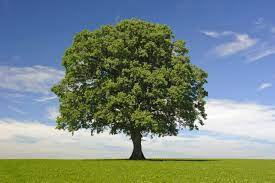
#> input picture mini_project/Edge_detection/img/rr.jpg, 275 x 183 px, found by its file name
$ python prewitt-edge.py
#> lines starting #> are read from the running program, lines starting #| are printed output that depends on the picture
import numpy as np
from PIL import Image
import matplotlib.pyplot as plt

# Open the image
img = np.array(Image.open('/home/mohamed/0x01-Image_processing/mini_project/Edge_detection/img/rr.jpg')).astype(np.uint8)
#> img is the input picture: shape (183, 275, 3); mean R, G, B 120.5, 136.9, 131.3

# Apply gray scale
gray_img = np.round(0.299 * img[:, :, 0] +
                    0.587 * img[:, :, 1] +
                    0.114 * img[:, :, 2]).astype(np.uint8)
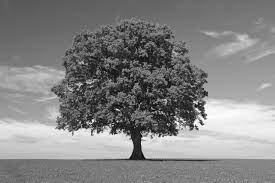
#> gray_img: shape (183, 275); min 0, max 255, mean 131.3

# Prewitt Operator
h, w = gray_img.shape
#> h = 183; w = 275
# define filters
horizontal = np.array([[-1, 0, 1], [-1, 0, 1], [-1, 0, 1]])  # s2
vertical = np.array([[-1, -1, -1], [0, 0, 0], [1, 1, 1]])  # s1

# define images with 0s
newgradientImage = np.zeros((h, w))

# offset by 1
for i in range(1, h - 1):
    for j in range(1, w - 1):
        horizontalGrad = (horizontal[0, 0] * gray_img[i - 1, j - 1]) + \
                         (horizontal[0, 1] * gray_img[i - 1, j]) + \
                         (horizontal[0, 2] * gray_img[i - 1, j + 1]) + \
                         (horizontal[1, 0] * gray_img[i, j - 1]) + \
                         (horizontal[1, 1] * gray_img[i, j]) + \
                         (horizontal[1, 2] * gray_img[i, j + 1]) + \
                         (horizontal[2, 0] * gray_img[i + 1, j - 1]) + \
                         (horizontal[2, 1] * gray_img[i + 1, j]) + \
                         (horizontal[2, 2] * gray_img[i + 1, j + 1])

        verticalGrad = (vertical[0, 0] * gray_img[i - 1, j - 1]) + \
                       (vertical[0, 1] * gray_img[i - 1, j]) + \
                       (vertical[0, 2] * gray_img[i - 1, j + 1]) + \
                       (vertical[1, 0] * gray_img[i, j - 1]) + \
                       (vertical[1, 1] * gray_img[i, j]) + \
                       (vertical[1, 2] * gray_img[i, j + 1]) + \
                       (vertical[2, 0] * gray_img[i + 1, j - 1]) + \
                       (vertical[2, 1] * gray_img[i + 1, j]) + \
                       (vertical[2, 2] * gray_img[i + 1, j + 1])

        # Edge Magnitude
        mag = np.sqrt(pow(horizontalGrad, 2.0) + pow(verticalGrad, 2.0))
        newgradientImage[i - 1, j - 1] = mag
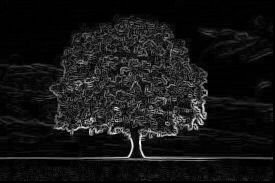
#> newgradientImage: shape (183, 275) float64; min 0, max 613.8, mean 52.3; drawn with min black and max white


plt.figure()
plt.title('prewitt.png')
plt.imshow(newgradientImage, cmap='gray')
plt.show()
